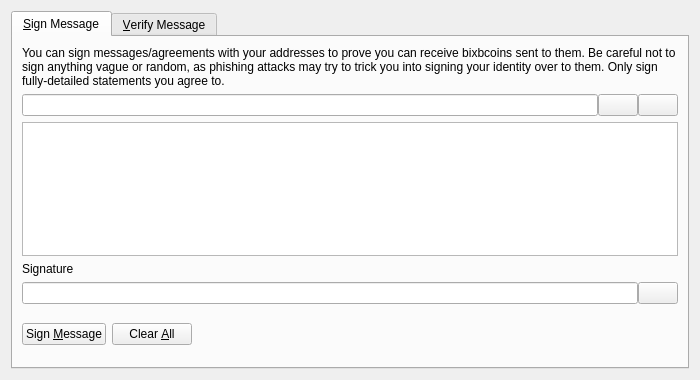
<?xml version="1.0" encoding="UTF-8"?>
<ui version="4.0">
 <class>SignVerifyMessageDialog</class>
 <widget class="QDialog" name="SignVerifyMessageDialog">
  <property name="geometry">
   <rect>
    <x>0</x>
    <y>0</y>
    <width>700</width>
    <height>380</height>
   </rect>
  </property>
  <property name="windowTitle">
   <string>Signatures - Sign / Verify a Message</string>
  </property>
  <property name="modal">
   <bool>true</bool>
  </property>
  <layout class="QVBoxLayout" name="verticalLayout">
   <item>
    <widget class="QTabWidget" name="tabWidget">
     <property name="currentIndex">
      <number>0</number>
     </property>
     <widget class="QWidget" name="tabSignMessage">
      <attribute name="title">
       <string>&amp;Sign Message</string>
      </attribute>
      <layout class="QVBoxLayout" name="verticalLayout_SM">
       <item>
        <widget class="QLabel" name="infoLabel_SM">
         <property name="text">
          <string>You can sign messages/agreements with your addresses to prove you can receive bixbcoins sent to them. Be careful not to sign anything vague or random, as phishing attacks may try to trick you into signing your identity over to them. Only sign fully-detailed statements you agree to.</string>
         </property>
         <property name="textFormat">
          <enum>Qt::PlainText</enum>
         </property>
         <property name="wordWrap">
          <bool>true</bool>
         </property>
        </widget>
       </item>
       <item>
        <layout class="QHBoxLayout" name="horizontalLayout_1_SM">
         <property name="spacing">
          <number>0</number>
         </property>
         <item>
          <widget class="QValidatedLineEdit" name="addressIn_SM">
           <property name="toolTip">
            <string>The Bixbcoin address to sign the message with</string>
           </property>
          </widget>
         </item>
         <item>
          <widget class="QPushButton" name="addressBookButton_SM">
           <property name="toolTip">
            <string>Choose previously used address</string>
           </property>
           <property name="text">
            <string/>
           </property>
           <property name="icon">
            <iconset resource="../bitcoin.qrc">
             <normaloff>:/icons/address-book</normaloff>:/icons/address-book</iconset>
           </property>
           <property name="shortcut">
            <string>Alt+A</string>
           </property>
           <property name="autoDefault">
            <bool>false</bool>
           </property>
          </widget>
         </item>
         <item>
          <widget class="QPushButton" name="pasteButton_SM">
           <property name="toolTip">
            <string>Paste address from clipboard</string>
           </property>
           <property name="text">
            <string/>
           </property>
           <property name="icon">
            <iconset resource="../bitcoin.qrc">
             <normaloff>:/icons/editpaste</normaloff>:/icons/editpaste</iconset>
           </property>
           <property name="shortcut">
            <string>Alt+P</string>
           </property>
           <property name="autoDefault">
            <bool>false</bool>
           </property>
          </widget>
         </item>
        </layout>
       </item>
       <item>
        <widget class="QPlainTextEdit" name="messageIn_SM">
         <property name="toolTip">
          <string>Enter the message you want to sign here</string>
         </property>
        </widget>
       </item>
       <item>
        <widget class="QLabel" name="signatureLabel_SM">
         <property name="text">
          <string>Signature</string>
         </property>
         <property name="textFormat">
          <enum>Qt::PlainText</enum>
         </property>
        </widget>
       </item>
       <item>
        <layout class="QHBoxLayout" name="horizontalLayout_2_SM">
         <property name="spacing">
          <number>0</number>
         </property>
         <item>
          <widget class="QLineEdit" name="signatureOut_SM">
           <property name="font">
            <font>
             <italic>true</italic>
            </font>
           </property>
           <property name="readOnly">
            <bool>true</bool>
           </property>
          </widget>
         </item>
         <item>
          <widget class="QPushButton" name="copySignatureButton_SM">
           <property name="toolTip">
            <string>Copy the current signature to the system clipboard</string>
           </property>
           <property name="text">
            <string/>
           </property>
           <property name="icon">
            <iconset resource="../bitcoin.qrc">
             <normaloff>:/icons/editcopy</normaloff>:/icons/editcopy</iconset>
           </property>
           <property name="autoDefault">
            <bool>false</bool>
           </property>
          </widget>
         </item>
        </layout>
       </item>
       <item>
        <layout class="QHBoxLayout" name="horizontalLayout_3_SM">
         <item>
          <widget class="QPushButton" name="signMessageButton_SM">
           <property name="toolTip">
            <string>Sign the message to prove you own this Bixbcoin address</string>
           </property>
           <property name="text">
            <string>Sign &amp;Message</string>
           </property>
           <property name="icon">
            <iconset resource="../bitcoin.qrc">
             <normaloff>:/icons/edit</normaloff>:/icons/edit</iconset>
           </property>
           <property name="autoDefault">
            <bool>false</bool>
           </property>
          </widget>
         </item>
         <item>
          <widget class="QPushButton" name="clearButton_SM">
           <property name="toolTip">
            <string>Reset all sign message fields</string>
           </property>
           <property name="text">
            <string>Clear &amp;All</string>
           </property>
           <property name="icon">
            <iconset resource="../bitcoin.qrc">
             <normaloff>:/icons/remove</normaloff>:/icons/remove</iconset>
           </property>
           <property name="autoDefault">
            <bool>false</bool>
           </property>
          </widget>
         </item>
         <item>
          <spacer name="horizontalSpacer_1_SM">
           <property name="orientation">
            <enum>Qt::Horizontal</enum>
           </property>
           <property name="sizeHint" stdset="0">
            <size>
             <width>40</width>
             <height>48</height>
            </size>
           </property>
          </spacer>
         </item>
         <item>
          <widget class="QLabel" name="statusLabel_SM">
           <property name="font">
            <font>
             <weight>75</weight>
             <bold>true</bold>
            </font>
           </property>
           <property name="text">
            <string/>
           </property>
           <property name="wordWrap">
            <bool>true</bool>
           </property>
          </widget>
         </item>
         <item>
          <spacer name="horizontalSpacer_2_SM">
           <property name="orientation">
            <enum>Qt::Horizontal</enum>
           </property>
           <property name="sizeHint" stdset="0">
            <size>
             <width>40</width>
             <height>48</height>
            </size>
           </property>
          </spacer>
         </item>
        </layout>
       </item>
      </layout>
     </widget>
     <widget class="QWidget" name="tabVerifyMessage">
      <attribute name="title">
       <string>&amp;Verify Message</string>
      </attribute>
      <layout class="QVBoxLayout" name="verticalLayout_VM">
       <item>
        <widget class="QLabel" name="infoLabel_VM">
         <property name="text">
          <string>Enter the receiver's address, message (ensure you copy line breaks, spaces, tabs, etc. exactly) and signature below to verify the message. Be careful not to read more into the signature than what is in the signed message itself, to avoid being tricked by a man-in-the-middle attack. Note that this only proves the signing party receives with the address, it cannot prove sendership of any transaction!</string>
         </property>
         <property name="textFormat">
          <enum>Qt::PlainText</enum>
         </property>
         <property name="alignment">
          <set>Qt::AlignLeading|Qt::AlignLeft|Qt::AlignTop</set>
         </property>
         <property name="wordWrap">
          <bool>true</bool>
         </property>
        </widget>
       </item>
       <item>
        <layout class="QHBoxLayout" name="horizontalLayout_1_VM">
         <property name="spacing">
          <number>0</number>
         </property>
         <item>
          <widget class="QValidatedLineEdit" name="addressIn_VM">
           <property name="toolTip">
            <string>The Bixbcoin address the message was signed with</string>
           </property>
          </widget>
         </item>
         <item>
          <widget class="QPushButton" name="addressBookButton_VM">
           <property name="toolTip">
            <string>Choose previously used address</string>
           </property>
           <property name="text">
            <string/>
           </property>
           <property name="icon">
            <iconset resource="../bitcoin.qrc">
             <normaloff>:/icons/address-book</normaloff>:/icons/address-book</iconset>
           </property>
           <property name="shortcut">
            <string>Alt+A</string>
           </property>
           <property name="autoDefault">
            <bool>false</bool>
           </property>
          </widget>
         </item>
        </layout>
       </item>
       <item>
        <widget class="QPlainTextEdit" name="messageIn_VM"/>
       </item>
       <item>
        <widget class="QValidatedLineEdit" name="signatureIn_VM"/>
       </item>
       <item>
        <layout class="QHBoxLayout" name="horizontalLayout_2_VM">
         <item>
          <widget class="QPushButton" name="verifyMessageButton_VM">
           <property name="toolTip">
            <string>Verify the message to ensure it was signed with the specified Bixbcoin address</string>
           </property>
           <property name="text">
            <string>Verify &amp;Message</string>
           </property>
           <property name="icon">
            <iconset resource="../bitcoin.qrc">
             <normaloff>:/icons/transaction_0</normaloff>:/icons/transaction_0</iconset>
           </property>
           <property name="autoDefault">
            <bool>false</bool>
           </property>
          </widget>
         </item>
         <item>
          <widget class="QPushButton" name="clearButton_VM">
           <property name="toolTip">
            <string>Reset all verify message fields</string>
           </property>
           <property name="text">
            <string>Clear &amp;All</string>
           </property>
           <property name="icon">
            <iconset resource="../bitcoin.qrc">
             <normaloff>:/icons/remove</normaloff>:/icons/remove</iconset>
           </property>
           <property name="autoDefault">
            <bool>false</bool>
           </property>
          </widget>
         </item>
         <item>
          <spacer name="horizontalSpacer_1_VM">
           <property name="orientation">
            <enum>Qt::Horizontal</enum>
           </property>
           <property name="sizeHint" stdset="0">
            <size>
             <width>40</width>
             <height>48</height>
            </size>
           </property>
          </spacer>
         </item>
         <item>
          <widget class="QLabel" name="statusLabel_VM">
           <property name="font">
            <font>
             <weight>75</weight>
             <bold>true</bold>
            </font>
           </property>
           <property name="text">
            <string/>
           </property>
           <property name="wordWrap">
            <bool>true</bool>
           </property>
          </widget>
         </item>
         <item>
          <spacer name="horizontalSpacer_2_VM">
           <property name="orientation">
            <enum>Qt::Horizontal</enum>
           </property>
           <property name="sizeHint" stdset="0">
            <size>
             <width>40</width>
             <height>48</height>
            </size>
           </property>
          </spacer>
         </item>
        </layout>
       </item>
      </layout>
     </widget>
    </widget>
   </item>
  </layout>
 </widget>
 <customwidgets>
  <customwidget>
   <class>QValidatedLineEdit</class>
   <extends>QLineEdit</extends>
   <header>qvalidatedlineedit.h</header>
  </customwidget>
 </customwidgets>
 <resources>
  <include location="../bitcoin.qrc"/>
 </resources>
 <connections/>
</ui>
